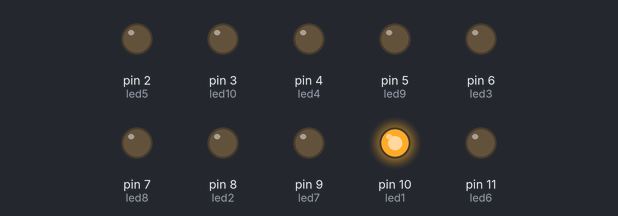
A sketch run on a simulated Arduino Uno, built with avr-gcc and run on an emulated ATmega328P. Shown: output pins drawn as LEDs (lit = HIGH).

Above: at 0.04 s.
At 0.52 s:
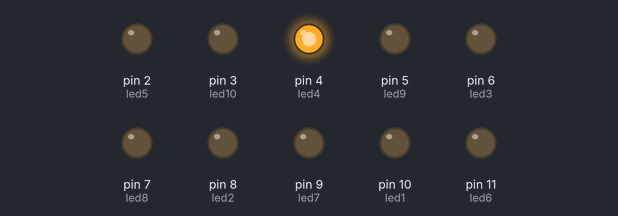
At 0.92 s:
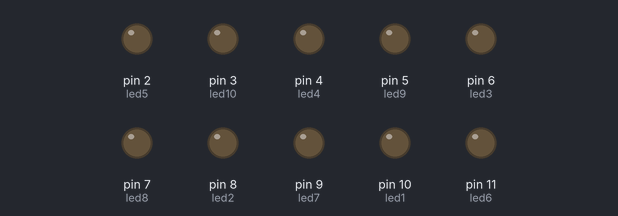
At 1.8 s:
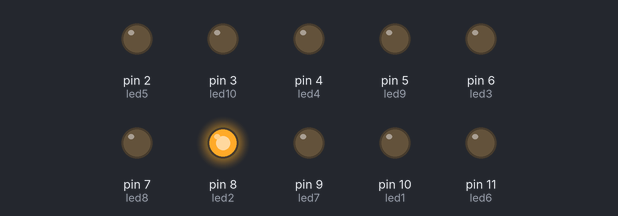
At 2.6 s:
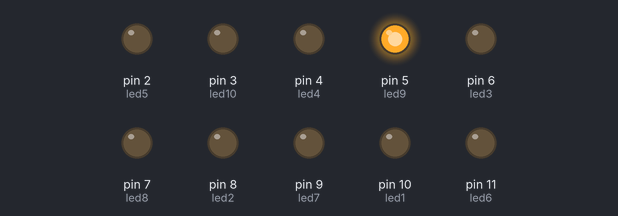
At 3.56 s:
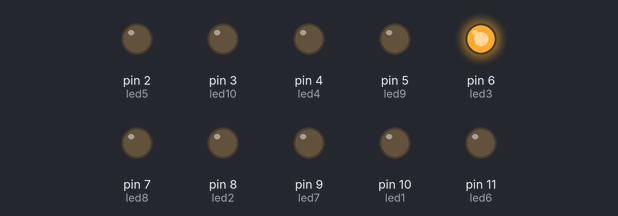
Timing chart, 0 to 3.9 s (numbered marks = the images above):
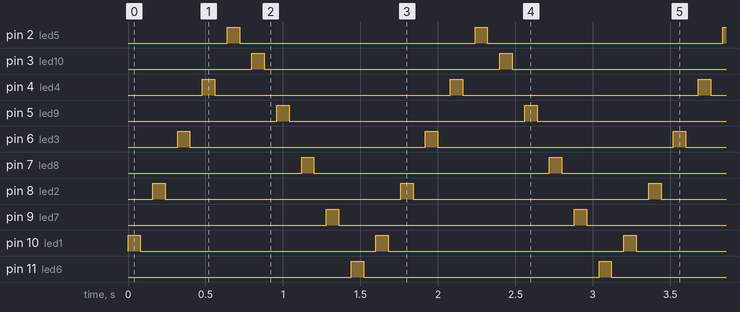

Measured:
- by itself, pin 2 (led5), pin 3 (led10), pin 4 (led4), pin 5 (led9), pin 6 (led3), pin 7 (led8), pin 8 (led2), pin 9 (led7), pin 10 (led1), pin 11 (led6): alternates HIGH for 0.08 s and LOW for 1.5 s
- by itself, everything shown: repeats every 1.6 s, in 20 steps

The sketch:

challengeLED5.ino
```cpp
#define led1 10
#define led2 8
#define led3 6
#define led4 4
#define led5 2
#define led6 11
#define led7 9
#define led8 7
#define led9 5
#define led10 3
int dl = 80;

void setup()
{
    pinMode(led1, OUTPUT);
    pinMode(led2, OUTPUT);
    pinMode(led3, OUTPUT);
    pinMode(led4, OUTPUT);
    pinMode(led5, OUTPUT);
    pinMode(led6, OUTPUT);
    pinMode(led7, OUTPUT);
    pinMode(led8, OUTPUT);
    pinMode(led9, OUTPUT);
    pinMode(led10, OUTPUT);
}

void loop()
{
  digitalWrite(led1, HIGH);
  delay(dl);
  digitalWrite(led1, LOW);
  delay(dl);

  digitalWrite(led2, HIGH);
  delay(dl);
  digitalWrite(led2, LOW);
  delay(dl);

  digitalWrite(led3, HIGH);
  delay(dl);
  digitalWrite(led3, LOW);
  delay(dl);

  digitalWrite(led4, HIGH);
  delay(dl);
  digitalWrite(led4, LOW);
  delay(dl);

  digitalWrite(led5, HIGH);
  delay(dl);
  digitalWrite(led5, LOW);
  delay(dl);

  digitalWrite(led10, HIGH);
  delay(dl);
  digitalWrite(led10, LOW);
  delay(dl);

  digitalWrite(led9, HIGH);
  delay(dl);
  digitalWrite(led9, LOW);
  delay(dl);

  digitalWrite(led8, HIGH);
  delay(dl);
  digitalWrite(led8, LOW);
  delay(dl);

  digitalWrite(led7, HIGH);
  delay(dl);
  digitalWrite(led7, LOW);
  delay(dl);

  digitalWrite(led6, HIGH);
  delay(dl);
  digitalWrite(led6, LOW);
  delay(dl);


}
```
